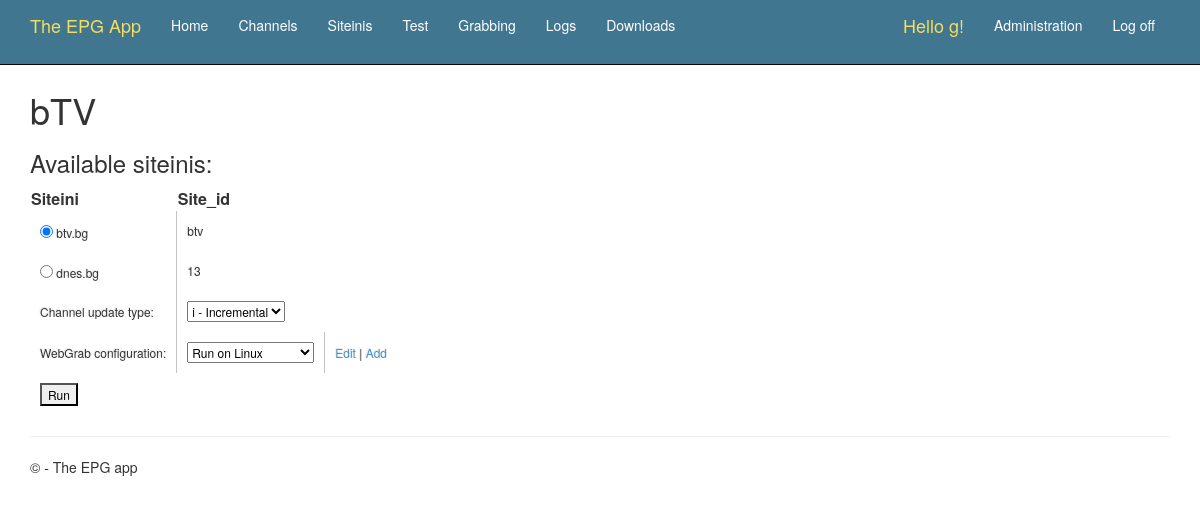
/channel/btv/grab/ (signed in), run on the app's committed database.
### epgapp/models.py (models this page shows, shortened)
class Channel(models.Model):
  enabled     = models.BooleanField(default=True)
  name        = models.CharField('Name of channel', max_length=32)
  xmltv_id    = models.CharField('Channel id in XMLTV', max_length=32)
  slug        = models.SlugField('Slug', max_length=32, unique=True, help_text='Name in URL')
  update      = models.CharField('Update type',default="i", max_length=1, choices=UPDATE_TYPES, blank=True)
  siteinis    = models.ManyToManyField(Siteini, through='Grabbers')
  include     = models.CharField(blank=True, max_length=256)
  exclude     = models.CharField(blank=True, max_length=256)
  period      = models.CharField(blank=True, max_length=16)
  created     = models.DateTimeField(auto_now_add=True)
  modified    = models.DateTimeField(auto_now=True)
  category    = models.ManyToManyField(Category, default="", blank=True)
  def get_siteinis(self):
    return len(self.siteinis.all())
  get_siteinis.short_description = 'Total siteinis'
  def get_timeshifts(self):
    return len(Timeshifts.objects.filter(parent=self))
  get_timeshifts.short_description = 'Timeshifts'
  class Meta:
    ordering = ['-name']
    verbose_name_plural = '          Channels'

class Grabbers(models.Model):
  channel  = models.ForeignKey(Channel, on_delete=models.CASCADE)
  siteini  = models.ForeignKey(Siteini, on_delete=models.CASCADE)
  site_id  = models.CharField(blank=True, max_length=32)
  enabled  = models.BooleanField(default=True)
  order    = models.IntegerField(default=1)
  class Meta:
    verbose_name = "Siteini grabber"
    verbose_name_plural = "Grabbers"

class Siteini(models.Model):
  import uuid
  name     = models.CharField('Name of siteini file', max_length=32)
  slug     = models.SlugField('Slug', unique=False, default="", help_text='How it appears in URL')
  enabled  = models.BooleanField(default=True)
  content  = models.TextField()
  created  = models.DateTimeField(auto_now_add=True)
  modified = models.DateTimeField(auto_now=True)
  def get_absolute_url(self):
    return reverse('siteini-detail', args=[str(self.slug)])
  class Meta:
    ordering = ['name']
    verbose_name_plural = '       Siteinis'

### epgapp/views.py (the view)
# urls.py: url(r'^channel/(?P<slug>.+)/grab/$', epgapp.views.grab, name='grab'),
@login_required
def grab(request, slug):
  channel = Channel.objects.get(slug=slug)
  siteinis = Grabbers.objects.filter(channel=channel)
  configs = Settings.objects.all();
  return render(
    request,
    'epgapp/grab_channel.html',
    {
      'channel': channel,
      'siteinis': siteinis,
      'configs': configs,
      'update_types': UPDATE_TYPES
    }
  )

### epgapp/templates/epgapp/grab_channel.html (shortened to what this page needs)
{% extends "layout.html" %}
{% block content %}
<h1>{{channel.name}}</h1>
<h3>Available siteinis:</h3>
<table>
  <thead>
    <tr>
      <th>Siteini</th>
      <th>Site_id</th>
      <th></th>
    </tr>
  </thead>
  {% for siteini in siteinis %}
  <tr>
    <td><input type="radio" name="siteini_id" value="{{siteini.siteini.id}}" /> {{siteini.siteini.name}}</td>
    <td id="siteini_id_{{siteini.siteini.id}}"> {{siteini.site_id}}</td>
  </tr>
{% empty %}
  <tr><td>No siteinis definied.</td></tr>
{% endfor %}
        <tr>
            <td>Channel update type: </td>
            <td colspan="2">
                <select name="update" id="update">
                {% for type in update_types %}
                    <option value="{{ type.0 }}">{{ type.1 }}</option>
                {% endfor %}
                </select>
            </td>
        </tr>
  <tr>
    <td>WebGrab configuration: </td>
    <td>
      <select name="webgrab_configuration_id" id="webgrab_configuration_id">
      {% for config in configs %}
        <option value="{{ config.id }}">{{ config.name }}</option>
        {% endfor %}
        </select>
     </td>
     <td><a id="webgrab_configuration_edit_link" href="{% url 'admin:epgapp_settings_change' configs.0.id %}">Edit</a> | <a id="webgrab_configuration_add_link" href="{% url 'admin:epgapp_settings_add' %}">Add</a></td>
  </tr>
  <tr>
    <td colspan="2"><button class="start" id="">Run</button></td>
  </tr>
</table>
{% endblock %}

### epgapp/templates/registration/loginpartial.html (shortened to what this page needs)
{% if user.is_authenticated %}
<form id="logoutForm" action="/logout" method="post" class="navbar-right">
    <ul class="nav navbar-nav navbar-right">
        <li><span class="navbar-brand">Hello {{ user.username }}!</span></li>
        <li><a href="{% url 'admin:index' %}">Administration</a></li>
        <li><a href="javascript:document.getElementById('logoutForm').submit()">Log off</a></li>
    </ul>
</form>
{% else %}
<ul class="nav navbar-nav navbar-right">
    <li><a href="{% url 'login' %}">Log in</a></li>
</ul>
{% endif %}

### epgapp/static/content/site.css (style rules this page uses)
body { padding-top: 50px; padding-bottom: 20px; }
input, select, textarea { max-width: 280px; }
tr:first-child { border-top: none; }
tr:last-child { border-bottom: none; }
tr:last-child td:first-child { border-bottom-left-radius: 3px; }
tr:last-child td:last-child { border-bottom-right-radius: 3px; }
td { background: #FFFFFF; padding: 10px; text-align: left; vertical-align: middle; font-weight: 300; font-size: 12px; text-shadow: -1px -1px 1px rgba(0, 0, 0, 0.1); border-right: 1px solid #C1C3D1; }
td:last-child { border-right: 0px; }

### data on the page
Channel: name "bTV"
Grabbers: siteini.name "btv.bg", site_id "btv"
Grabbers: siteini.name "dnes.bg", site_id "13"

### other printed values
{{ user.username }} "g"
form field update "i - Incremental"
form field webgrab_configuration_id "Run on Linux"
